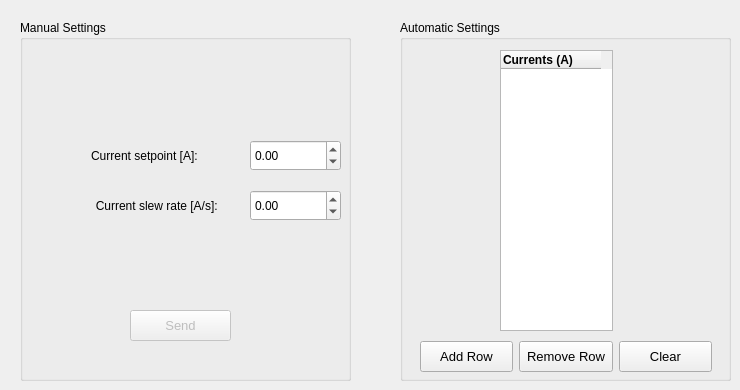
       <widget class="QWidget" name="tab_8">
        <attribute name="title">
         <string>Current Adjustment</string>
        </attribute>
        <widget class="QGroupBox" name="Configuracao_Manual">
         <property name="geometry">
          <rect>
           <x>20</x>
           <y>20</y>
           <width>331</width>
           <height>361</height>
          </rect>
         </property>
         <property name="title">
          <string>Manual Settings</string>
         </property>
         <widget class="QLabel" name="label_81">
          <property name="geometry">
           <rect>
            <x>20</x>
            <y>120</y>
            <width>161</width>
            <height>31</height>
           </rect>
          </property>
          <property name="text">
           <string>Current setpoint [A]: </string>
          </property>
          <property name="alignment">
           <set>Qt::AlignRight|Qt::AlignTrailing|Qt::AlignVCenter</set>
          </property>
         </widget>
         <widget class="QPushButton" name="pb_send">
          <property name="enabled">
           <bool>false</bool>
          </property>
          <property name="geometry">
           <rect>
            <x>110</x>
            <y>290</y>
            <width>101</width>
            <height>31</height>
           </rect>
          </property>
          <property name="font">
           <font>
            <pointsize>10</pointsize>
           </font>
          </property>
          <property name="text">
           <string>Send</string>
          </property>
          <property name="icon">
           <iconset resource="resource_file.qrc">
            <normaloff>:/Images/imagens/1351621501_Check.png</normaloff>:/Images/imagens/1351621501_Check.png</iconset>
          </property>
         </widget>
         <widget class="QDoubleSpinBox" name="dsb_current_setpoint">
          <property name="geometry">
           <rect>
            <x>230</x>
            <y>120</y>
            <width>91</width>
            <height>31</height>
           </rect>
          </property>
          <property name="minimum">
           <double>-1100.000000000000000</double>
          </property>
          <property name="maximum">
           <double>1100.000000000000000</double>
          </property>
         </widget>
         <widget class="QLabel" name="label_89">
          <property name="geometry">
           <rect>
            <x>20</x>
            <y>170</y>
            <width>181</width>
            <height>31</height>
           </rect>
          </property>
          <property name="text">
           <string>Current slew rate [A/s]: </string>
          </property>
          <property name="alignment">
           <set>Qt::AlignRight|Qt::AlignTrailing|Qt::AlignVCenter</set>
          </property>
         </widget>
         <widget class="QDoubleSpinBox" name="dsb_current_slewrate">
          <property name="geometry">
           <rect>
            <x>230</x>
            <y>170</y>
            <width>91</width>
            <height>31</height>
           </rect>
          </property>
          <property name="minimum">
           <double>-1100.000000000000000</double>
          </property>
          <property name="maximum">
           <double>1100.000000000000000</double>
          </property>
          <property name="value">
           <double>0.000000000000000</double>
          </property>
         </widget>
        </widget>
        <widget class="QGroupBox" name="Configuracao_Auto">
         <property name="geometry">
          <rect>
           <x>400</x>
           <y>20</y>
           <width>331</width>
           <height>361</height>
          </rect>
         </property>
         <property name="title">
          <string>Automatic Settings</string>
         </property>
         <widget class="QTableWidget" name="tw_currents">
          <property name="geometry">
           <rect>
            <x>100</x>
            <y>30</y>
            <width>113</width>
            <height>281</height>
           </rect>
          </property>
          <property name="rowCount">
           <number>0</number>
          </property>
          <column>
           <property name="text">
            <string>Currents (A)</string>
           </property>
           <property name="font">
            <font>
             <weight>75</weight>
             <italic>false</italic>
             <bold>true</bold>
            </font>
           </property>
           <property name="textAlignment">
            <set>AlignLeading|AlignVCenter</set>
           </property>
          </column>
         </widget>
         <widget class="QWidget" name="layoutWidget">
          <property name="geometry">
           <rect>
            <x>20</x>
            <y>320</y>
            <width>292</width>
            <height>33</height>
           </rect>
          </property>
          <layout class="QHBoxLayout" name="horizontalLayout">
           <item>
            <widget class="QPushButton" name="pb_add_row">
             <property name="minimumSize">
              <size>
               <width>0</width>
               <height>31</height>
              </size>
             </property>
             <property name="font">
              <font>
               <pointsize>10</pointsize>
              </font>
             </property>
             <property name="text">
              <string>Add Row</string>
             </property>
             <property name="icon">
              <iconset resource="resource_file.qrc">
               <normaloff>:/Images/imagens/1351619277_plus_64.png</normaloff>:/Images/imagens/1351619277_plus_64.png</iconset>
             </property>
             <property name="iconSize">
              <size>
               <width>14</width>
               <height>14</height>
              </size>
             </property>
            </widget>
           </item>
           <item>
            <widget class="QPushButton" name="pb_remove_row">
             <property name="minimumSize">
              <size>
               <width>0</width>
               <height>31</height>
              </size>
             </property>
             <property name="font">
              <font>
               <pointsize>10</pointsize>
              </font>
             </property>
             <property name="text">
              <string>Remove Row</string>
             </property>
             <property name="icon">
              <iconset resource="resource_file.qrc">
               <normaloff>:/Images/imagens/minus.png</normaloff>:/Images/imagens/minus.png</iconset>
             </property>
            </widget>
           </item>
           <item>
            <widget class="QPushButton" name="pb_clear_table">
             <property name="minimumSize">
              <size>
               <width>0</width>
               <height>31</height>
              </size>
             </property>
             <property name="font">
              <font>
               <pointsize>10</pointsize>
              </font>
             </property>
             <property name="text">
              <string>Clear</string>
             </property>
             <property name="icon">
              <iconset resource="resource_file.qrc">
               <normaloff>:/Images/imagens/botao_limpar.png</normaloff>:/Images/imagens/botao_limpar.png</iconset>
             </property>
            </widget>
           </item>
          </layout>
         </widget>
        </widget>
       </widget>
